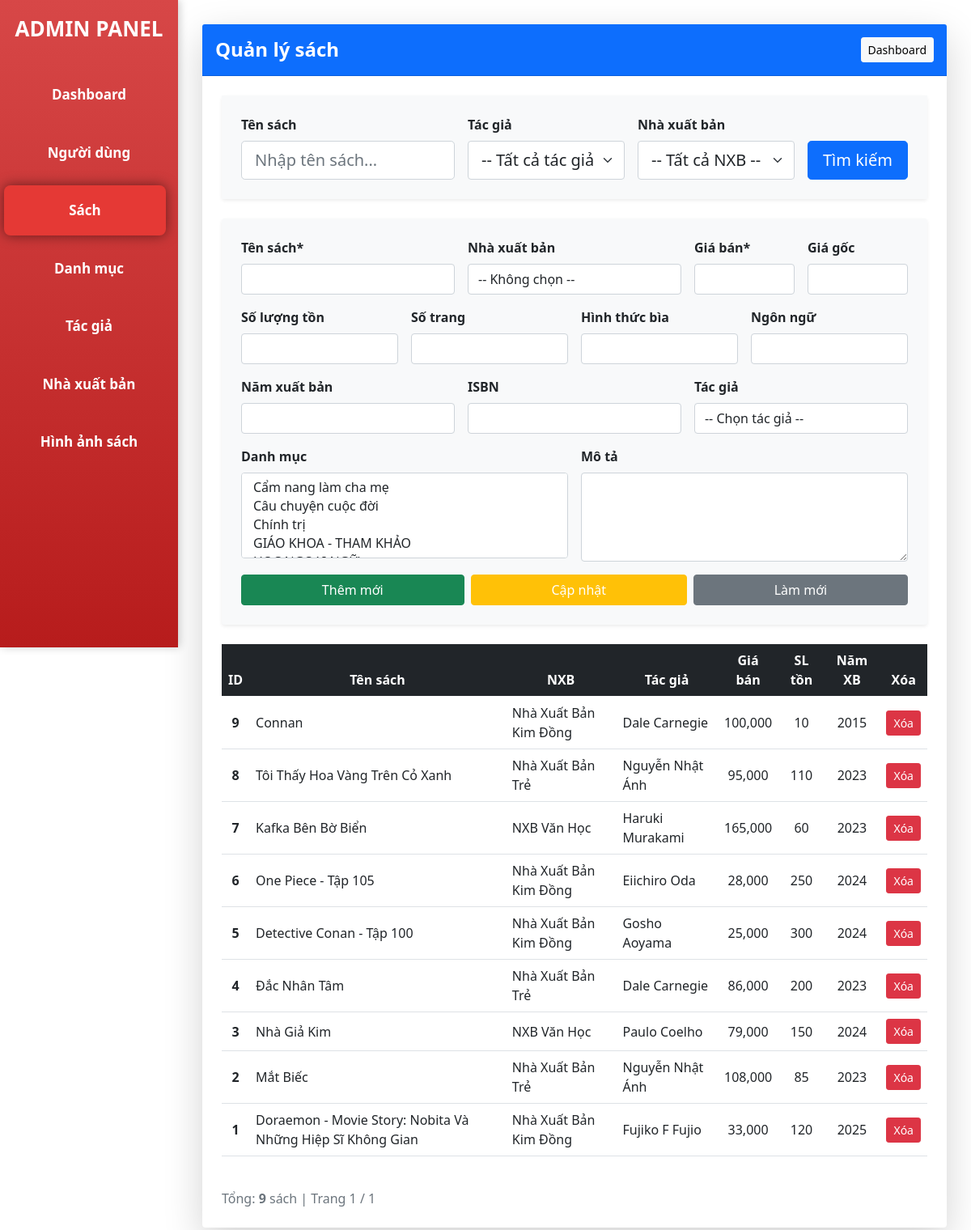
The page /frontend/pages/Admin_MVC/index.php?page=book on the database as committed earlier.
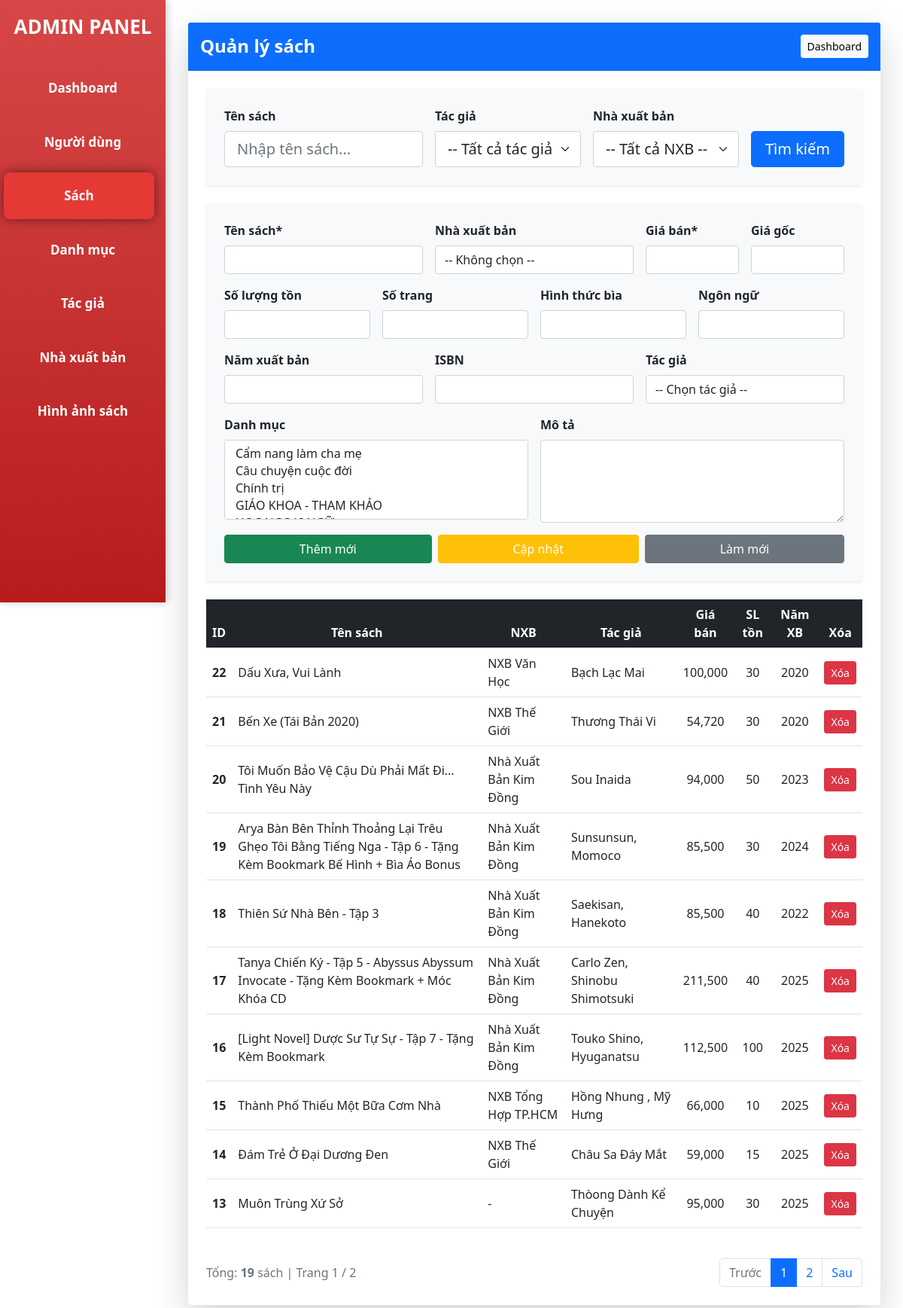
The same page on the database as committed later.
### tables this page shows
CREATE TABLE `sach` (
  `ma_sach` int(11) NOT NULL,
  `ten_sach` varchar(255) NOT NULL,
  `ma_nxb` int(11) DEFAULT NULL,
  `mo_ta` text DEFAULT NULL,
  `gia_ban` decimal(10,2) NOT NULL,
  `gia_goc` decimal(10,2) DEFAULT NULL,
  `so_luong_ton` int(11) DEFAULT 0,
  `so_trang` int(11) DEFAULT NULL,
  `hinh_thuc_bia` varchar(50) DEFAULT NULL,
  `ngon_ngu` varchar(50) DEFAULT 'Tiếng Việt',
  `nam_xuat_ban` int(11) DEFAULT NULL,
  `ma_isbn` varchar(20) DEFAULT NULL,
  `ngay_them` datetime DEFAULT current_timestamp(),
  `luot_xem` int(11) DEFAULT 0,
  `trang_thai` enum('available','out_of_stock','discontinued') DEFAULT 'available'
);

CREATE TABLE `nha_xuat_ban` (
  `ma_nxb` int(11) NOT NULL,
  `ten_nxb` varchar(200) NOT NULL,
  `dia_chi` text DEFAULT NULL,
  `so_dien_thoai` varchar(15) DEFAULT NULL,
  `email` varchar(100) DEFAULT NULL
);

### frontend/pages/Admin_MVC/controllers/BookController.php (called while the page is built, shortened)
<?php
require_once "models/Book.php";
class BookController
{
    private $model;
    public function __construct($db)
    {
        $this->model = new Book($db);
    }
    public function index()
{
    $page_current = max(1, (int)($_GET['p'] ?? 1));
    $per_page     = 10;
    $offset       = ($page_current - 1) * $per_page;
    $search_ten     = trim($_GET['search_ten'] ?? '');
    $search_tacgia  = trim($_GET['search_tacgia'] ?? '');
    $search_nxb     = trim($_GET['search_nxb'] ?? '');
    $total            = $this->model->getTotal($search_ten, $search_tacgia, $search_nxb);
    $total_pages_view = ceil($total / $per_page);
    $books = $this->model->getBooks(
        $per_page,
        $offset,
        $search_ten,
        $search_tacgia,
        $search_nxb
    );
    $search_params = '';
    include "views/book/index.php";
    include "views/layout/main.php";
}
}

### frontend/pages/Admin_MVC/index.php (called while the page is built, shortened)
<?php
require_once "them/connect.php";
$action = $_GET['action'] ?? 'index';
$controller = new $controllerName($conn);
$controller->$action();

### frontend/pages/Admin_MVC/models/Book.php (called while the page is built, shortened)
<?php
class Book
{
    public $conn;
    public function __construct($db)
    {
        $this->conn = $db;
    }
    public function getBooks($limit, $offset, $search_ten = '', $search_tacgia = '', $search_nxb = '')
{
    $sql = "
        SELECT DISTINCT s.*, n.ten_nxb,
               GROUP_CONCAT(DISTINCT tg.ten_tac_gia SEPARATOR ', ') AS ten_tac_gia
        FROM sach s
        LEFT JOIN nha_xuat_ban n ON s.ma_nxb = n.ma_nxb
        LEFT JOIN sach_tac_gia stg ON s.ma_sach = stg.ma_sach
        LEFT JOIN tac_gia tg ON stg.ma_tac_gia = tg.ma_tac_gia
        WHERE 1=1
    ";
    $params = [];
    $sql .= " GROUP BY s.ma_sach ORDER BY s.ma_sach DESC LIMIT :limit OFFSET :offset";
    $stmt = $this->conn->prepare($sql);
    $stmt->bindValue(':limit', $limit, PDO::PARAM_INT);
    $stmt->bindValue(':offset', $offset, PDO::PARAM_INT);
    $stmt->execute();
    return $stmt->fetchAll(PDO::FETCH_ASSOC);
}
    public function getTotal($search_ten = '', $search_tacgia = '', $search_nxb = '')
    {
        $sql = "SELECT COUNT(DISTINCT s.ma_sach) FROM sach s
            LEFT JOIN sach_tac_gia stg ON s.ma_sach = stg.ma_sach
            WHERE 1=1";
        $params = [];
        $stmt = $this->conn->prepare($sql);
        $stmt->execute($params);
        return $stmt->fetchColumn();
    }
}

### frontend/pages/Admin_MVC/views/book/index.php (the view, shortened to what the changed rows need)
<link rel="stylesheet" href="/bootstrap-5.0.2-dist/css/bootstrap.min.css">
<link rel="stylesheet" href="https://cdn.jsdelivr.net/npm/bootstrap-icons@1.11.3/font/bootstrap-icons.min.css">
<div class="card shadow-lg border-0">
    <div class="card-body p-4">
        <div class="table-responsive">
            <table class="table table-hover align-middle">
                <thead class="table-dark text-center">
                    <tr>
                        <th>ID</th>
                        <th>Tên sách</th>
                        <th>NXB</th>
                        <th>Tác giả</th>
                        <th>Giá bán</th>
                        <th>SL tồn</th>
                        <th>Năm XB</th>
                        <th>Xóa</th>
                    </tr>
                </thead>
                <tbody>
                    <?php foreach ($books as $b): ?>
                        <tr class="row-select" style="cursor:pointer"
                            data-id="<?= $b['ma_sach'] ?>"
                            data-ten="<?= htmlspecialchars($b['ten_sach'] ?? '') ?>"
                            data-nxb="<?= $b['ma_nxb'] ?? '' ?>"
                            data-tacgia="<?= $b['ma_tac_gia_chinh'] ?? '' ?>"
                            data-giaban="<?= $b['gia_ban'] ?? '' ?>"
                            data-giagoc="<?= $b['gia_goc'] ?? '' ?>"
                            data-soluong="<?= $b['so_luong_ton'] ?? '' ?>"
                            data-sotrang="<?= $b['so_trang'] ?? '' ?>"
                            data-bia="<?= htmlspecialchars($b['hinh_thuc_bia'] ?? '') ?>"
                            data-ngonngu="<?= htmlspecialchars($b['ngon_ngu'] ?? '') ?>"
                            data-nam="<?= $b['nam_xuat_ban'] ?? '' ?>"
                            data-isbn="<?= htmlspecialchars($b['ma_isbn'] ?? '') ?>"
                            data-mota="<?= htmlspecialchars($b['mo_ta'] ?? '') ?>"
                            data-danhmuc='<?= json_encode($b['danh_muc_list'] ?? []) ?>'>
                            <td class="text-center fw-bold"><?= $b['ma_sach'] ?></td>
                            <td><?= htmlspecialchars($b['ten_sach']) ?></td>
                            <td><?= htmlspecialchars($b['ten_nxb'] ?? '-') ?></td>
                            <td><?= htmlspecialchars($b['ten_tac_gia'] ?? '-') ?></td>
                            <td class="text-center"><?= number_format($b['gia_ban']) ?></td>
                            <td class="text-center"><?= $b['so_luong_ton'] ?></td>
                            <td class="text-center"><?= $b['nam_xuat_ban'] ?: '-' ?></td>
                            <td class="text-center" onclick="event.stopPropagation();">
                                <button class="btn btn-danger btn-sm" onclick="confirmDelete(<?= $b['ma_sach'] ?>)">Xóa</button>
                            </td>
                        </tr>
                    <?php endforeach; ?>
                </tbody>
            </table>
        </div>
        <div class="d-flex justify-content-between align-items-center mt-4">
            <div class="text-muted">
                Tổng: <strong><?= $total ?></strong> sách | Trang <?= $page_current ?> / <?= $total_pages_view ?>
            </div>
            <?php if ($total_pages_view > 1): ?>
                <ul class="pagination mb-0">
                    <li class="page-item <?= $page_current <= 1 ? 'disabled' : '' ?>">
                        <a class="page-link" href="?page=book<?= $search_params ?>&p=<?= $page_current - 1 ?>">Trước</a>
                    </li>
                    <?php for ($i = max(1, $page_current - 2); $i <= min($total_pages_view, $page_current + 2); $i++): ?>
                        <li class="page-item <?= $i == $page_current ? 'active' : '' ?>">
                            <a class="page-link" href="?page=book<?= $search_params ?>&p=<?= $i ?>"><?= $i ?></a>
                        </li>
                    <?php endfor; ?>
                    <li class="page-item <?= $page_current >= $total_pages_view ? 'disabled' : '' ?>">
                        <a class="page-link" href="?page=book<?= $search_params ?>&p=<?= $page_current + 1 ?>">Sau</a>
                    </li>
                </ul>
            <?php endif; ?>
        </div>
    </div>
</div>

Rows that differ between the two databases and show on the page:
removed sach: ma_sach "9", ten_sach "Connan", ma_nxb.ten_nxb "Nhà Xuất Bản Kim Đồng", ten_tac_gia "Dale Carnegie", gia_ban "100,000", so_luong_ton "10", nam_xuat_ban "2015"
no longer on this page (row edited): sach: ma_sach "8", ten_sach "Tôi Thấy Hoa Vàng Trên Cỏ Xanh", ma_nxb.ten_nxb "Nhà Xuất Bản Trẻ", ten_tac_gia "Nguyễn Nhật Ánh", gia_ban "95,000", so_luong_ton "110", nam_xuat_ban "2023"
no longer on this page (row unchanged): sach: ma_sach "7", ten_sach "Kafka Bên Bờ Biển", ma_nxb.ten_nxb "NXB Văn Học", ten_tac_gia "Haruki Murakami", gia_ban "165,000", so_luong_ton "60", nam_xuat_ban "2023"
no longer on this page (row edited): sach: ma_sach "6", ten_sach "One Piece - Tập 105", ma_nxb.ten_nxb "Nhà Xuất Bản Kim Đồng", ten_tac_gia "Eiichiro Oda", gia_ban "28,000", so_luong_ton "250", nam_xuat_ban "2024"
no longer on this page (row edited): sach: ma_sach "5", ten_sach "Detective Conan - Tập 100", ma_nxb.ten_nxb "Nhà Xuất Bản Kim Đồng", ten_tac_gia "Gosho Aoyama", gia_ban "25,000", so_luong_ton "300", nam_xuat_ban "2024"
no longer on this page (row edited): sach: ma_sach "4", ten_sach "Đắc Nhân Tâm", ma_nxb.ten_nxb "Nhà Xuất Bản Trẻ", ten_tac_gia "Dale Carnegie", gia_ban "86,000", so_luong_ton "200", nam_xuat_ban "2023"
no longer on this page (row edited): sach: ma_sach "3", ten_sach "Nhà Giả Kim", ma_nxb.ten_nxb "NXB Văn Học", ten_tac_gia "Paulo Coelho", gia_ban "79,000", so_luong_ton "150", nam_xuat_ban "2024"
no longer on this page (row edited): sach: ma_sach "2", ten_sach "Mắt Biếc", ma_nxb.ten_nxb "Nhà Xuất Bản Trẻ", ten_tac_gia "Nguyễn Nhật Ánh", gia_ban "108,000", so_luong_ton "85", nam_xuat_ban "2023"
no longer on this page (row edited): sach: ma_sach "1", ten_sach "Doraemon - Movie Story: Nobita Và Những Hiệp Sĩ Không Gian", ma_nxb.ten_nxb "Nhà Xuất Bản Kim Đồng", ten_tac_gia "Fujiko F Fujio", gia_ban "33,000", so_luong_ton "120", nam_xuat_ban "2025"
added sach: ma_sach "22", ten_sach "Dấu Xưa, Vui Lành", ma_nxb.ten_nxb "NXB Văn Học", ten_tac_gia "Bạch Lạc Mai", gia_ban "100,000", so_luong_ton "30", nam_xuat_ban "2020"
added sach: ma_sach "21", ten_sach "Bến Xe (Tái Bản 2020)", ma_nxb.ten_nxb "NXB Thế Giới", ten_tac_gia "Thương Thái Vi", gia_ban "54,720", so_luong_ton "30", nam_xuat_ban "2020"
added sach: ma_sach "20", ten_sach "Tôi Muốn Bảo Vệ Cậu Dù Phải Mất Đi... Tình Yêu Này", ma_nxb.ten_nxb "Nhà Xuất Bản Kim Đồng", ten_tac_gia "Sou Inaida", gia_ban "94,000", so_luong_ton "50", nam_xuat_ban "2023"
added sach: ma_sach "19", ten_sach "Arya Bàn Bên Thỉnh Thoảng Lại Trêu Ghẹo Tôi Bằng Tiếng Nga - Tập 6 - Tặng Kèm Bookmark Bế Hình + Bìa Áo Bonus", ma_nxb.ten_nxb "Nhà Xuất Bản Kim Đồng", ten_tac_gia "Sunsunsun, Momoco", gia_ban "85,500", so_luong_ton "30", nam_xuat_ban "2024"
added sach: ma_sach "18", ten_sach "Thiên Sứ Nhà Bên - Tập 3", ma_nxb.ten_nxb "Nhà Xuất Bản Kim Đồng", ten_tac_gia "Saekisan, Hanekoto", gia_ban "85,500", so_luong_ton "40", nam_xuat_ban "2022"
added sach: ma_sach "17", ten_sach "Tanya Chiến Ký - Tập 5 - Abyssus Abyssum Invocate - Tặng Kèm Bookmark + Móc Khóa CD", ma_nxb.ten_nxb "Nhà Xuất Bản Kim Đồng", ten_tac_gia "Carlo Zen, Shinobu Shimotsuki", gia_ban "211,500", so_luong_ton "40", nam_xuat_ban "2025"
added sach: ma_sach "16", ten_sach "[Light Novel] Dược Sư Tự Sự - Tập 7 - Tặng Kèm Bookmark", ma_nxb.ten_nxb "Nhà Xuất Bản Kim Đồng", ten_tac_gia "Touko Shino, Hyuganatsu", gia_ban "112,500", so_luong_ton "100", nam_xuat_ban "2025"
added sach: ma_sach "15", ten_sach "Thành Phố Thiếu Một Bữa Cơm Nhà", ma_nxb.ten_nxb "NXB Tổng Hợp TP.HCM", ten_tac_gia "Hồng Nhung , Mỹ Hưng", gia_ban "66,000", so_luong_ton "10", nam_xuat_ban "2025"
added sach: ma_sach "14", ten_sach "Đám Trẻ Ở Đại Dương Đen", ma_nxb.ten_nxb "NXB Thế Giới", ten_tac_gia "Châu Sa Đáy Mắt", gia_ban "59,000", so_luong_ton "15", nam_xuat_ban "2025"
added sach: ma_sach "13", ten_sach "Muôn Trùng Xứ Sở", ten_nxb "-", ten_tac_gia "Thòong Dành Kể Chuyện", gia_ban "95,000", so_luong_ton "30", nam_xuat_ban "2025"
Other text that changed with them:
$total: "9" → "19"
$total_pages_view: "1" → "2"
text now shown: "Trước Sau"
new list line: "1"
new list line: "2"
